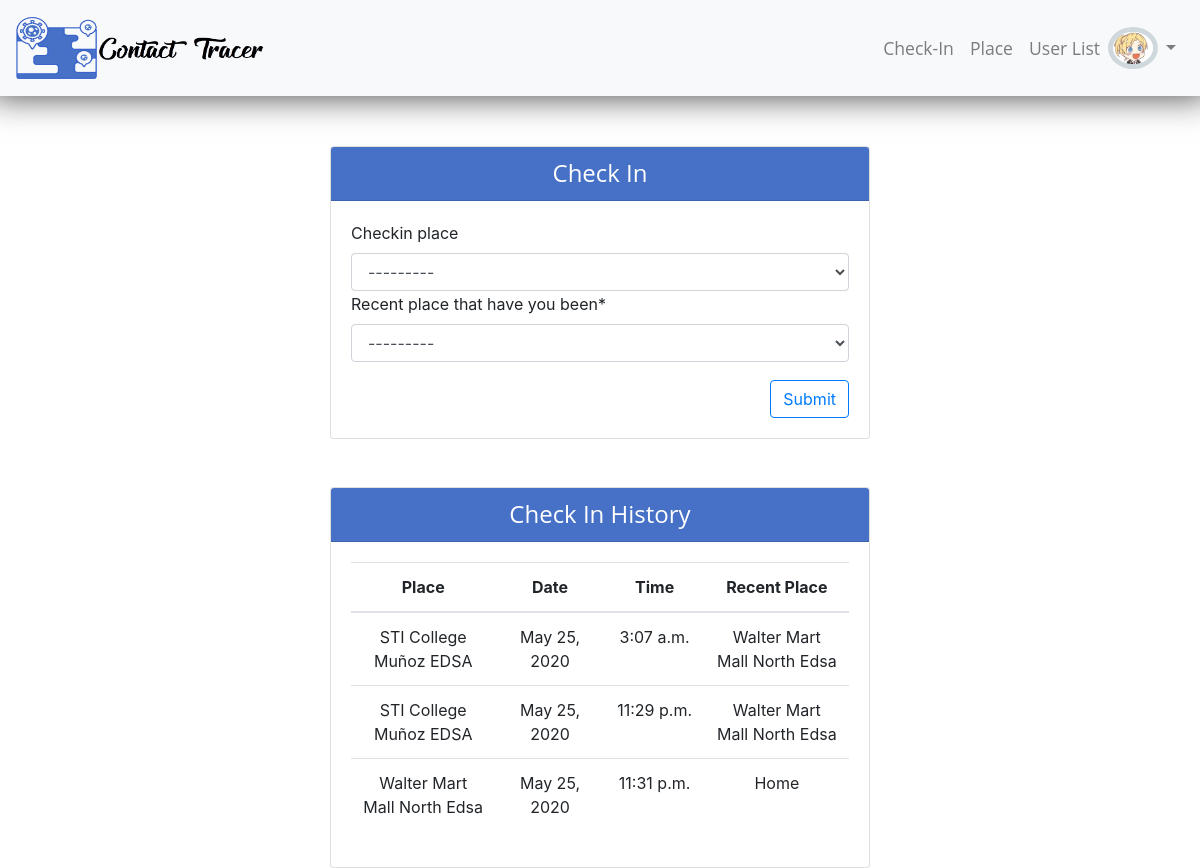
/checkin (signed in), run on the app's committed database.
### app/models.py (models this page shows, shortened)
class User(AbstractBaseUser, PermissionsMixin):
    email = models.EmailField(verbose_name='email address',max_length=255,unique=True,)
    date_joined = models.DateTimeField(('date joined'), auto_now_add=True)
    is_active = models.BooleanField(default=True)
    is_staff = models.BooleanField(default=False)
    is_superuser = models.BooleanField(default=False)
    sex_choices = (('Male', 'Male'),('Female', 'Female'),)
    first_name = models.CharField(('First Name'),max_length=255)
    middle_name = models.CharField(('Middle Name'),max_length=255,blank=True, null=True)
    last_name = models.CharField(('Last Name'),max_length=255)
    suffix = models.CharField(('Suffix'),max_length=255, blank=True)
    sex = models.CharField(('Sex'), max_length=10, choices=sex_choices)
    birthdate = models.DateField(('Birth date'), help_text='Format: yyyy-mm-dd', null=True)
    address = models.CharField(('Address'), max_length=255, blank=True, null=True, help_text='Apartment, suite, unit, building, floor, street, barangay')
    province = models.ForeignKey(Province, on_delete=models.SET_NULL, verbose_name='Province', null=True)
    city = models.ForeignKey(City, on_delete=models.SET_NULL, verbose_name='City/Municipality', null=True)
    contact_number = models.CharField(('Contact Number'), max_length=20)
    travel_history = models.CharField(('Travel History'), max_length=500, blank=True, null=True)
    image = models.ImageField(default="user.png", upload_to=profile_upload_path)
    USERNAME_FIELD = 'email'
    REQUIRED_FIELDS = []
    objects = UserManager()
    def __str__(self):
        flname ='%s %s' % (self.first_name, self.last_name)
        return flname.strip()

class CheckIn(models.Model):
    user = models.ForeignKey(settings.AUTH_USER_MODEL, on_delete=models.CASCADE, verbose_name="User")
    checkin_place = models.ForeignKey(Place, on_delete=models.SET_NULL, null=True, blank=True, related_name="now", )
    x = [('Home','Home'), ('Others','Others')]
    recent_place = models.CharField(("Recent place that have you been"),max_length=255, choices=x)
    recent_location = models.ForeignKey(Place, on_delete=models.SET_NULL, null=True, blank=True, related_name="recent", verbose_name="Please Select Place")
    date = models.DateField(auto_now_add=True)
    time = models.TimeField(auto_now_add=True)

class Place(models.Model):
    place = models.CharField(max_length=255)
    address = models.CharField(('Address'), max_length=255, blank=True, null=True, help_text='Apartment, suite, unit, building, floor, street, barangay')
    province = models.ForeignKey(Province, on_delete=models.CASCADE)
    city = models.ForeignKey(City, on_delete=models.CASCADE)
    image = models.ImageField(default="place.png",upload_to=place_upload_path)
    def __str__(self):
        return self.place

### app/views.py (the view)
# urls.py: path('checkin', views.CheckInCreateView, name="checkin"),
@login_required(login_url='login')
def CheckInCreateView(request):
    data = request.user
    data2 = CheckIn.objects.filter(user=data.id)
    form = CheckInForm(request.POST or None, initial={'user':request.user})
    if form.is_valid():
        form.save()
        messages.success(request, "Check-In has been made", extra_tags="success")
        return redirect('checkin')
    context = {'form':form, 'data2':data2}
    return render(request, 'checkin/checkin_form.html', context)

### app/forms.py
class CheckInForm(forms.ModelForm):
    class Meta:
        model = CheckIn
        fields = '__all__'

### app/Templates/checkin/checkin_form.html (shortened to what this page needs)
{% extends 'base.html'%}
{% load static %}
{% load crispy_forms_tags%}
{% block content %}
<div class="container-fluid">
    <div class="col" id="fd">
        <div class="col-md-6 mx-auto mb-5">
            <div class="card" id="">
                <div class="card-header text-center">
                    <h4 class="my-auto">Check In</h4>
                </div>
                <div class="card-body">
                    <form action="" method="post">
                        {{form|crispy}}
                        <button type="submit" class="btn btn-outline-primary float-right mt-3">Submit</button>
                    </form>
                </div>
            </div>
        </div>
        <div class="col-md-6 mx-auto ">
            <div class="card" id="">
                <div class="card-header text-center">
                    <h4 class="my-auto">Check In History</h4>
                </div>
                <div class="card-body">
                    <table class="table table-responsive-xl" id="checkinlist">
                        <thead>
                            <tr>
                                <th scope="col" class="text-center">Place</th>
                                <th scope="col" class="text-center">Date</th>
                                <th scope="col" class="text-center">Time</th>
                                <th scope="col" class="text-center">Recent Place</th>
                            </tr>
                        </thead>
                        <tbody>
                            {% for i in data2 %}
                            <tr>
                                <td class="text-center">{{i.checkin_place}}</td>
                                <td class="text-center">{{i.date}}</td>
                                <td class="text-center">{{i.time}}</td>
                                {% if i.recent_place == 'Others'%}
                                <td class="text-center">{{i.recent_location}}</td>
                                {% else %}
                                <td class="text-center">{{i.recent_place}}</td>
                                {% endif %}
                            </tr>
                            {% endfor %}
                        </tbody>
                    </table>
                </div>
            </div>
        </div>
    </div>
</div>
{% endblock %}

### app/Templates/navbar.html (shortened to what this page needs)
{% load static %}
<header>
    <nav class="navbar navbar-expand-lg navbar-light bg-light" id="navbar">
        <a class="navbar-brand" href="">
            <img src="{% static 'images/logo.png' %}" width="250" height="70" class="d-inline-block align-top" alt="">
        </a>
        <div class="collapse navbar-collapse" id="navbarNavDropdown">
            {% if user.is_authenticated %}
            <ul class="navbar-nav">
                <li class="nav-item ">
                    <a class="nav-link" href="{% url 'checkin' %}">Check-In<span class="sr-only">(current)</span></a>
                </li>
                {% if request.user.groups.all.0.name == "Admin"%}
                    <li class="nav-item ">
                        <a class="nav-link" href="{% url 'place_create'%}">Place<span class="sr-only">(current)</span></a>
                    </li>
                    <li class="nav-item ">
                        <a class="nav-link" href="{% url 'user_list'%}">User List<span class="sr-only">(current)</span></a>
                    </li>
                {% endif %}
                <img class="rounded-circle mx-auto" src="{{request.user.image.url}}" alt="User Avatar" id="nav_profile" width="50px">
                <li class="nav-item dropdown" id="profile_link">
                    <a class="nav-link dropdown-toggle" href="#" id="navbarDropdown" role="button" data-toggle="dropdown" aria-haspopup="true" aria-expanded="false"></a>
                </li>
            </ul>
            {% endif %}
        </div>
    </nav>
</header>

### static/css/style.css (style rules this page uses)
a, p, h1, h2, h3 , h4 ,h5, h6 { font-family: "Open Sans", sans-serif; }
a.nav-link { font-size: 1.1rem; color: black; text-align: center; }
nav#navbar { box-shadow: 0px -10px 33px 10px rgba(0,0,0,0.75); margin-bottom: 50px; }
.container-fluid { height: 600px; }
.form-group { margin-bottom: .1rem!important; }
#fd { height: 700px; }
.card-header { color: white; background: #4671c6; }
img.rounded-circle { border: 5px solid #cfd8dc; }
td.text-center { min-width: 100px; }

### data on the page
User: user.image (picture)
CheckIn: checkin_place "STI College Muñoz EDSA", date "May 25, 2020", time "3:07 a.m.", recent_location "Walter Mart Mall North Edsa"
CheckIn: checkin_place "STI College Muñoz EDSA", date "May 25, 2020", time "11:29 p.m.", recent_location "Walter Mart Mall North Edsa"
CheckIn: checkin_place "Walter Mart Mall North Edsa", date "May 25, 2020", time "11:31 p.m.", recent_place "Home"
